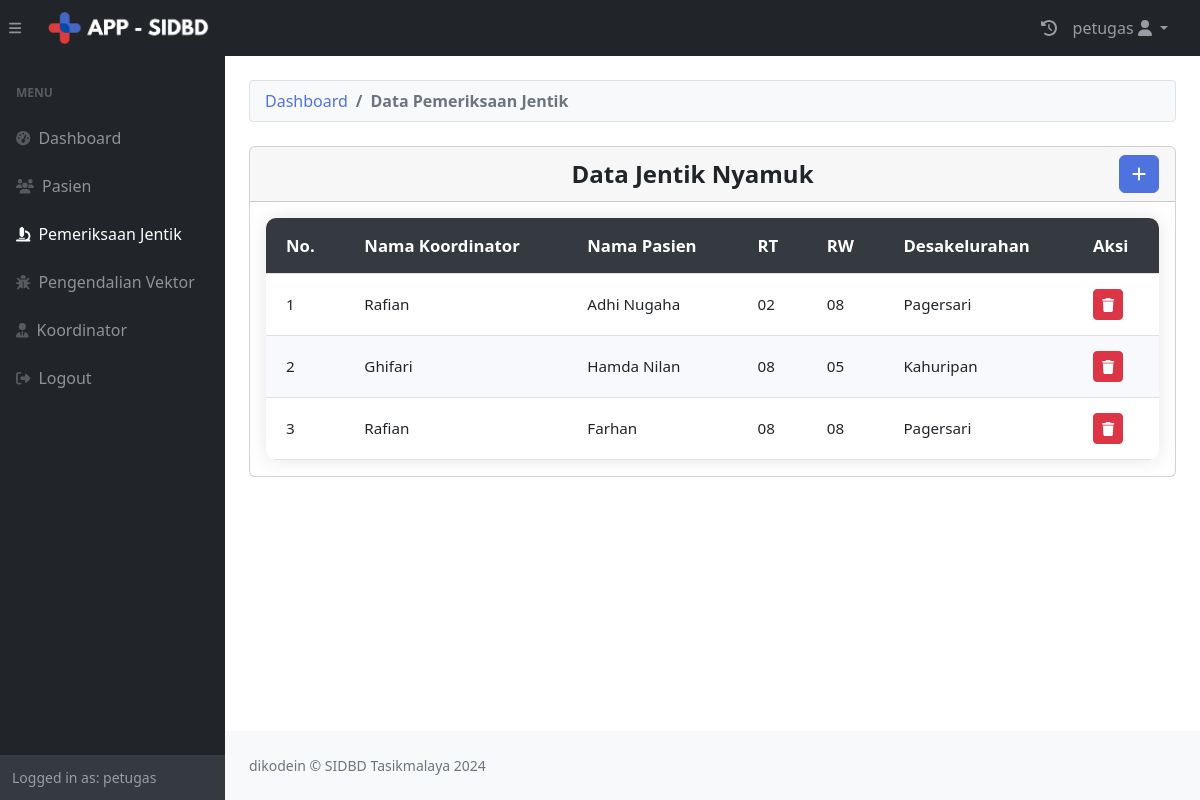
The app's page /koordinator/jentik.php (signed in) with its own data.
### tables this page shows
CREATE TABLE `jentikperiksa` (
  `id` int(11) NOT NULL,
  `namakoor` int(11) DEFAULT NULL,
  `namapemilik` int(11) DEFAULT NULL,
  `tanggalrekap` date DEFAULT NULL,
  `bakmandi` enum('ada','tidak_ada') DEFAULT NULL,
  `dispenser` enum('ada','tidak_ada') DEFAULT NULL,
  `penampung` enum('ada','tidak_ada') DEFAULT NULL,
  `potbunga` enum('ada','tidak_ada') DEFAULT NULL,
  `tempatminumhewan` enum('ada','tidak_ada') DEFAULT NULL,
  `banbekas` enum('ada','tidak_ada') DEFAULT NULL,
  `sampah` enum('ada','tidak_ada') DEFAULT NULL,
  `pohon` enum('ada','tidak_ada') DEFAULT NULL,
  `lainnya` enum('ada','tidak_ada') DEFAULT NULL
);

CREATE TABLE `koordinator` (
  `id` int(11) NOT NULL,
  `namakoor` varchar(255) NOT NULL,
  `alamat` varchar(255) NOT NULL,
  `nokontak` varchar(255) NOT NULL,
  `asalfasyankes` int(11) DEFAULT NULL
);

CREATE TABLE `pasien` (
  `id` int(11) NOT NULL,
  `namapasien` varchar(255) NOT NULL,
  `nik` varchar(255) NOT NULL,
  `tanggallahir` date NOT NULL,
  `tempatlahir` varchar(100) DEFAULT NULL,
  `jeniskelamin` varchar(255) NOT NULL,
  `alamat` varchar(255) NOT NULL,
  `rt` varchar(11) NOT NULL,
  `rw` varchar(11) NOT NULL,
  `desakelurahan` varchar(11) NOT NULL,
  `kecamatan` varchar(255) NOT NULL,
  `kabkota` varchar(255) NOT NULL,
  `kodepos` varchar(11) DEFAULT NULL,
  `nokontak` varchar(255) NOT NULL,
  `asalfasyankes` int(11) DEFAULT NULL,
  `domisili` varchar(100) DEFAULT NULL,
  `longitude` varchar(50) DEFAULT NULL,
  `latitude` varchar(50) DEFAULT NULL
);

### koordinator/jentik.php (the view, shortened to what this page needs)
<?php
require "header.php";
require "jentiktambah.php";
?>
<link href="https://cdn.jsdelivr.net/npm/select2@4.1.0-beta.1/dist/css/select2.min.css" rel="stylesheet" />
<link rel="stylesheet" href="https://cdnjs.cloudflare.com/ajax/libs/bootstrap-icons/1.10.5/font/bootstrap-icons.min.css">
    <body class="sb-nav-fixed">
    <?php include 'nav.php'; ?>
        <?php include 'menu.php'; ?>
            <div id="layoutSidenav_content">
                <main>
                    <div class="container-fluid px-4">
                         <br>
                         <ol class="breadcrumb mb-4">
                    <li class="breadcrumb-item"><a href="dashboard.php" data-bs-toggle="tooltip" title="Dashboard">Dashboard</a></li>
                    <li class="breadcrumb-item active">Data Pemeriksaan Jentik</li>
                </ol>
                          <div class="card mb-4">
                           <div class="card-header">
                           <div class="header-title">Data Jentik Nyamuk</div>
                          <button type="button" class="btn btn-primary" data-bs-toggle="modal" data-bs-target="#myModal" data-bs-toggle="tooltip" title="Tambah Data"><i class="fas fa-plus"></i></button></div>
                            <div class="card-body" class="center-block">
                            <table id="datatablesSimple" data-bs-toggle="tooltip" title="Klik untuk edit data">
                                    <thead>
                                        <tr>
                                            <th>No.</th>
                                            <th>Nama Koordinator</th>
                                            <th>Nama Pasien</th>
                                            <th>RT</th>
                                            <th>RW</th>
                                            <th>Desakelurahan</th>
                                            <th>Aksi</th>
                                        </tr>
                                    </thead>
                                    <tbody>
                                        <?php
                                        $i = 1;
                                        $idpuskesmas = $_SESSION['idpuskesmas'];
                                        $ambildataperiksa = mysqli_query($conn, "
                                            SELECT jp.*, k.namakoor AS nama_koordinator, p.namapasien AS nama_pemilik, p.rt, p.rw, p.desakelurahan
                                            FROM jentikperiksa jp
                                            JOIN koordinator k ON jp.namakoor = k.id
                                            JOIN pasien p ON jp.namapemilik = p.id
                                            WHERE p.asalfasyankes = '$idpuskesmas'
                                        ");
                                        while ($row = mysqli_fetch_array($ambildataperiksa)) {
                                            $namapemilik = $row['nama_pemilik'];
                                            $namakoor = $row['nama_koordinator'];
                                            $RT = $row['rt'];
                                            $RW = $row['rw'];
                                            $desakelurahan = $row['desakelurahan'];
                                        ?>
                                            <tr>
                                                <td><?php echo $i++; ?></td>
                                                <td><?php echo $namakoor; ?></td>
                                                <td><?php echo $namapemilik; ?></td>
                                                <td><?php echo $RT; ?></td>
                                                <td><?php echo $RW; ?></td>
                                                <td><?php echo $desakelurahan; ?></td>
                                                <td>
                                                    <div>
                                                        <a href="jentikhapus.php?id=<?php echo $row['id']; ?>" class="btn btn-sm btn-danger" onclick="return confirm('Apakah Anda yakin ingin menghapus data ini?');" data-bs-toggle="tooltip" title="Hapus Data"><i class="fas fa-trash"></i></a>
                                                    </div>
                                                </td>
                                            </tr>
                                        <?php
                                        }
                                        ?>
                                    </tbody>
                                </table>
                            </div>
                        </div>
                    </div>
                </main>
                <?php include 'footer.php'; ?>
            </div>
        </div>
    </body>
</body>
</html>

### koordinator/header.php (style rules this page uses)
.breadcrumb { background-color: #f8f9fa; border: 1px solid #dee2e6; border-radius: 0.25rem; padding: 8px 15px; margin-bottom: 15px; }
.breadcrumb-item a { color: #4e73df; text-decoration: none; font-weight: 500; }
.breadcrumb-item.active { color: #6c757d; font-weight: bold; }

### koordinator/jentik.php (style rules this page uses)
.card-header { display: flex; align-items: center; justify-content: space-between; font-weight: bold; font-size: 1.5em; }
.card-header .header-title { text-align: center; flex: 1; }
.btn-primary { background-color: #4e73df; border-color: #007bff; color: white; transition: background-color 0.3s ease; }
table { width: 100%; border-collapse: collapse; background-color: #ffffff; border-radius: 10px; overflow: hidden; box-shadow: 0 0 20px rgba(0, 0, 0, 0.1); font-family: 'Segoe UI', Tahoma, Geneva, Verdana, sans-serif; font-size: 0.95em; }
table thead { background-color: #343a40; color: #ffffff; text-align: left; font-size: 1.1em; }
table th, table td { padding: 15px 20px; border-bottom: 1px solid #dee2e6; }
table tbody tr { transition: background-color 0.2s ease, transform 0.2s ease; }
table tbody tr:nth-child(even) { background-color: #f8f9fc; }
.card-header .btn-primary { background-color: #4e73df; border-color: #4e73df; }
table tbody tr { cursor: pointer; }

### records on screen
jentikperiksa: namakoor.namakoor "Rafian", namapemilik.namapasien "Adhi Nugaha", namapemilik.rt "02", namapemilik.rw "08", namapemilik.desakelurahan "Pagersari"
jentikperiksa: namakoor.namakoor "Ghifari", namapemilik.namapasien "Hamda Nilan", namapemilik.rt "08", namapemilik.rw "05", namapemilik.desakelurahan "Kahuripan"
jentikperiksa: namakoor.namakoor "Rafian", namapemilik.namapasien "Farhan", namapemilik.rt "08", namapemilik.rw "08", namapemilik.desakelurahan "Pagersari"

### other values on screen
$_SESSION["username"] "petugas"
